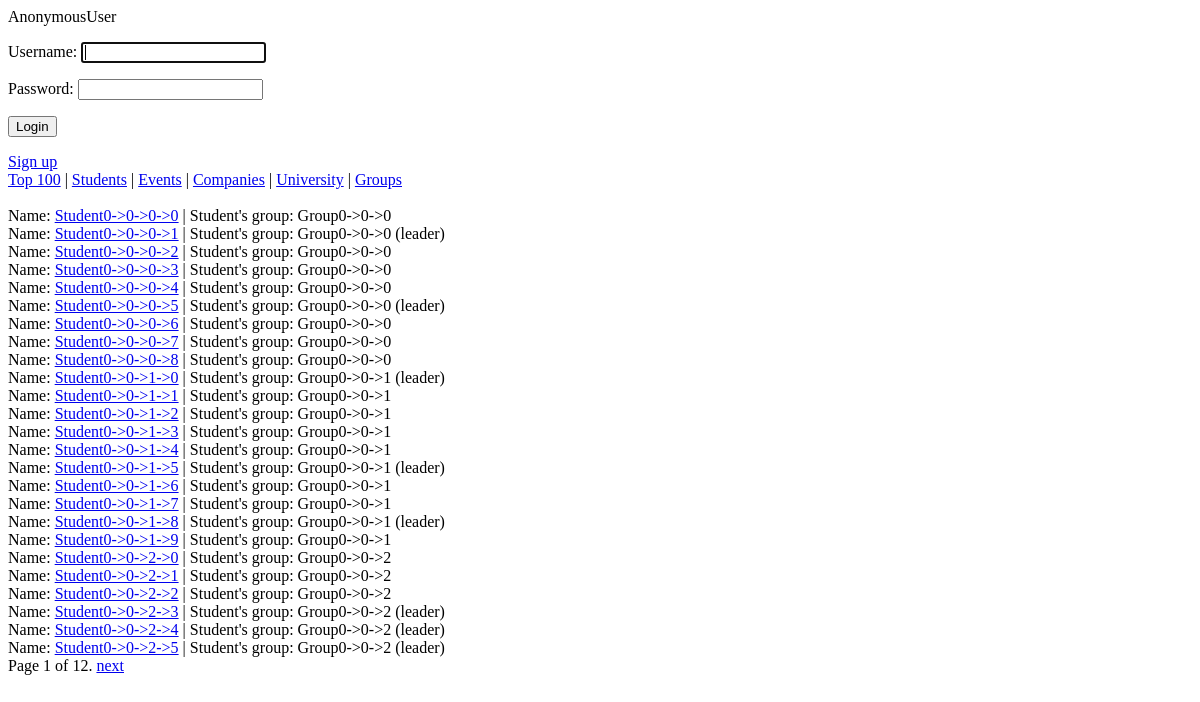
/students/, run on an earlier commit of the app's database.
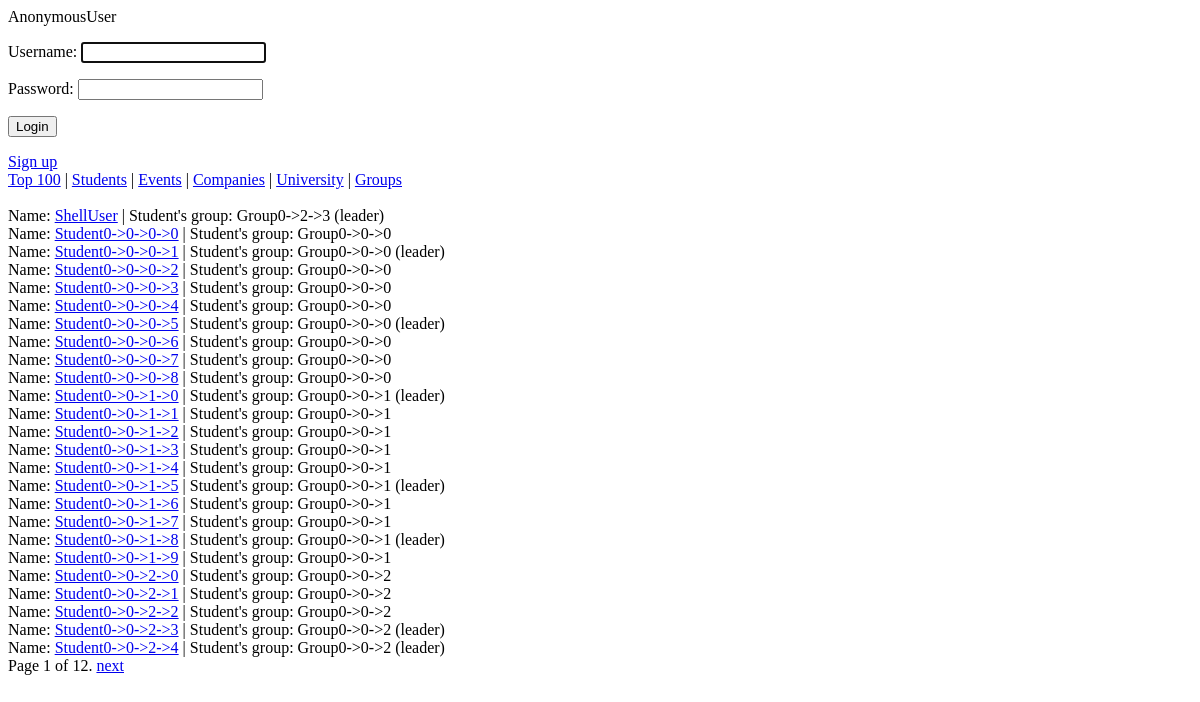
And on a later commit of the database.
### ratings/models.py (models this page shows)
class Student(models.Model):
	user = models.OneToOneField(User)
	group = models.ForeignKey('Group', related_name="students")
	is_leader = models.BooleanField(default=False)
	def __str__(self):
		return self.user.get_username()

class Group(models.Model):
	name = models.CharField(max_length=50)
	department = models.ForeignKey(Department, related_name="groups")
	avg_rating = models.DecimalField(max_digits=4, decimal_places=2, default=0, editable=False)
	count_of_votes = models.IntegerField(default=0, editable=False)
	voted_teachers = models.ManyToManyField('Teacher', related_name="rated_groups", editable=False)
	def vote(self, vote, teacher):
		if not vote == -1:
			if teacher is not None:
				if not self.voted_teachers.filter(user__id=teacher.user.id).exists():
					self.avg_rating = ((self.avg_rating * self.count_of_votes) + vote) / (self.count_of_votes + 1)
					self.count_of_votes += 1
					self.voted_teachers.add(teacher)
					self.save()
					return True
		return False
	def __str__(self):
		return self.name

### ratings/views.py (the view)
# urls.py: url(r'^students/$', views.students_all, name="all_students"),
def students_all(request):
    students_all_list = Student.objects.all().order_by('user__username')
    paginator = Paginator(students_all_list, 25)
    page = request.GET.get('page')
    try:
        students = paginator.page(page)
    except PageNotAnInteger:
        students = paginator.page(1)
    except EmptyPage:
        students = paginator.page(paginator.num_pages)
    return render(request, 'ratings/all_students.html', {'students': students})

### ratings/ctx_log_processor.py (called while the page is built)
def auth_form(request):
    return {'form': AuthForm(), 'request': request}

### ratings/templates/ratings/all_students.html (shortened to what this page needs)
{% extends 'base.html' %}
{%block content%}
	{% for student in students %}
		<div>
	    	Name: <a href="{% url 'ratings.views.student_page' pk=student.pk %}">{{ student.user.username }}</a>
            | Student's group: {{student.group}}
            {% if student.is_leader %}
            (leader)
            {% endif %}
	    </div>
	{%endfor%}
    <div class="pagination">
    <span class="step-links">
        <span class="current">
            Page {{ students.number }} of {{ students.paginator.num_pages }}.
        </span>
        {% if students.has_next %}
            <a href="?page={{ students.next_page_number }}">next</a>
        {% endif %}
    </span>
</div>
{%endblock content%}

What changed in the data, as far as the page shows it:
no longer on this page (row unchanged): Student: user.username "Student0->0->2->5", group "Group0->0->2", is_leader "(leader)"
added Student: user.username "ShellUser", group "Group0->2->3", is_leader "(leader)"
